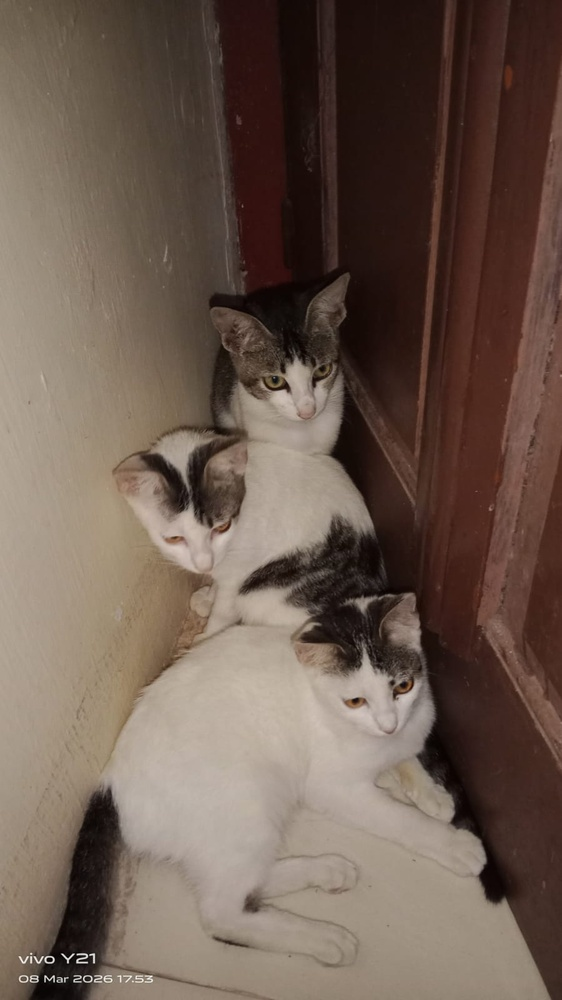
#> input picture Gambar.jpeg, 562 x 1000 px, shrunk from 900 x 1600 before the run
$ jupyter execute Tugas2_ImageProcessing_Histogram_Normalization_Dan_Histogram_Equalization_ipynb.ipynb
#> lines starting #> are read from the running program, lines starting #| are printed output that depends on the picture
<a href="https://colab.research.google.com/github/fikhrihanif/Fikhri-Hanif-Histogram-Normalization-Dan-Histogram-Equalization/blob/main/Tugas2_ImageProcessing_Histogram_Normalization_Dan_Histogram_Equalization_ipynb.ipynb" target="_parent"></a>

Import Library

[cell 1]
import cv2
import numpy as np
import matplotlib.pyplot as plt

Baca Gambar

[cell 2]
image = cv2.imread('Gambar.jpeg')
#> image is the input picture: shape (1000, 562, 3); mean B, G, R 80, 91.2, 109.1

gray = cv2.cvtColor(image, cv2.COLOR_BGR2GRAY)
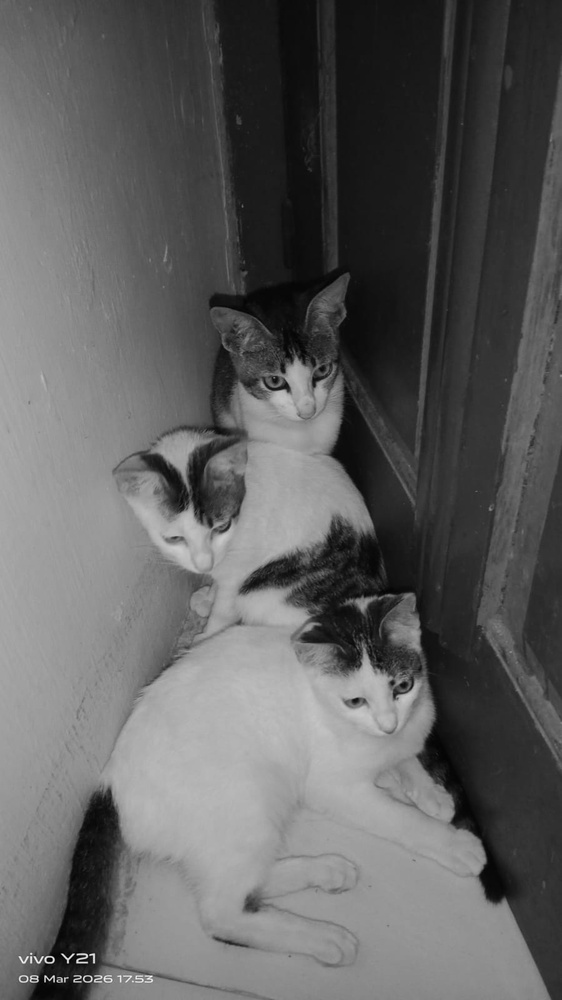
#> gray: shape (1000, 562); min 0, max 250, mean 95.3

plt.imshow(gray, cmap='gray')
plt.title("Citra Grayscale")
plt.axis("off")
plt.show()

Menghitung Histogram Manual

[cell 3]
histogram = np.zeros(256)

for pixel in gray.flatten():
    histogram[pixel] += 1
#> this loop made 562000 passes
#> pixel on passes 1 to 3: 97, 99, 95
#> after the loop, histogram = 256 values, max 8556 at index 25, min 0 at index 251, mean 2195.3

Histogram Sebelum Normalisasi

[cell 4]
plt.figure()
plt.title("Histogram Sebelum Normalisasi")
plt.xlabel("Nilai Intensitas")
plt.ylabel("Frekuensi")
plt.plot(histogram)
plt.show()
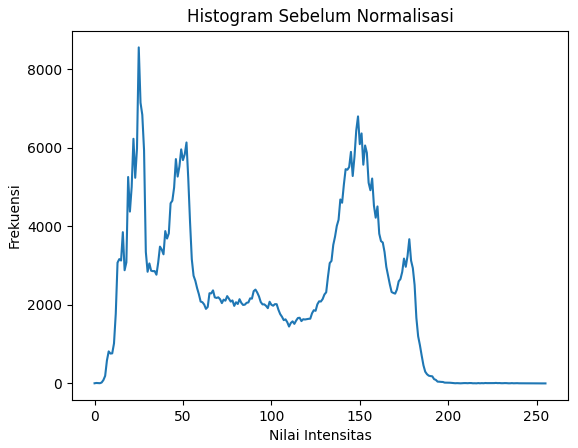
#> figure drawn by matplotlib, 1 panel; curve peaks at x = 25, y = 8556

Normalisasi Histogram

[cell 5]
total_pixels = gray.shape[0] * gray.shape[1]
#> total_pixels = 562000

normalized_histogram = histogram / total_pixels
#> normalized_histogram = 256 values, max 0.0152 at index 25, min 0 at index 251, mean 0.00391

Histogram Setelah Normalisasi

[cell 6]
plt.figure()
plt.title("Histogram Setelah Normalisasi")
plt.xlabel("Nilai Intensitas")
plt.ylabel("Probabilitas")
plt.plot(normalized_histogram)
plt.show()
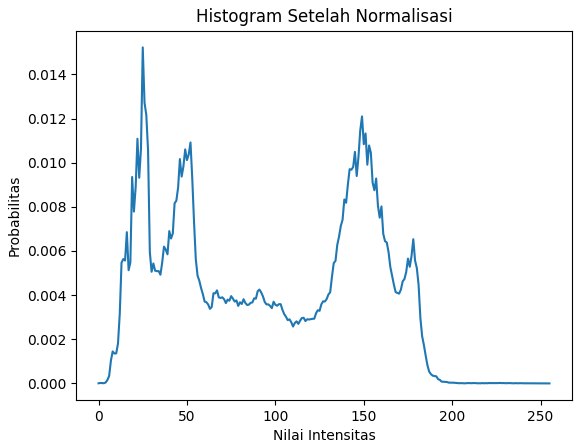
#> figure drawn by matplotlib, 1 panel; curve peaks at x = 25, y = 0.0152

Menghitung CDF

[cell 7]
cdf = np.zeros(256)
cdf[0] = normalized_histogram[0]

for i in range(1,256):
    cdf[i] = cdf[i-1] + normalized_histogram[i]
#> after the loop, cdf = 256 values from 5.34e-06 to 1

Transformasi Histogram Equalization

[cell 8]
equalization_map = np.floor(255 * cdf).astype(np.uint8)
#> equalization_map = 256 values from 0 to 254

Membuat Citra Hasil Equalization

[cell 9]
equalized_image = equalization_map[gray]
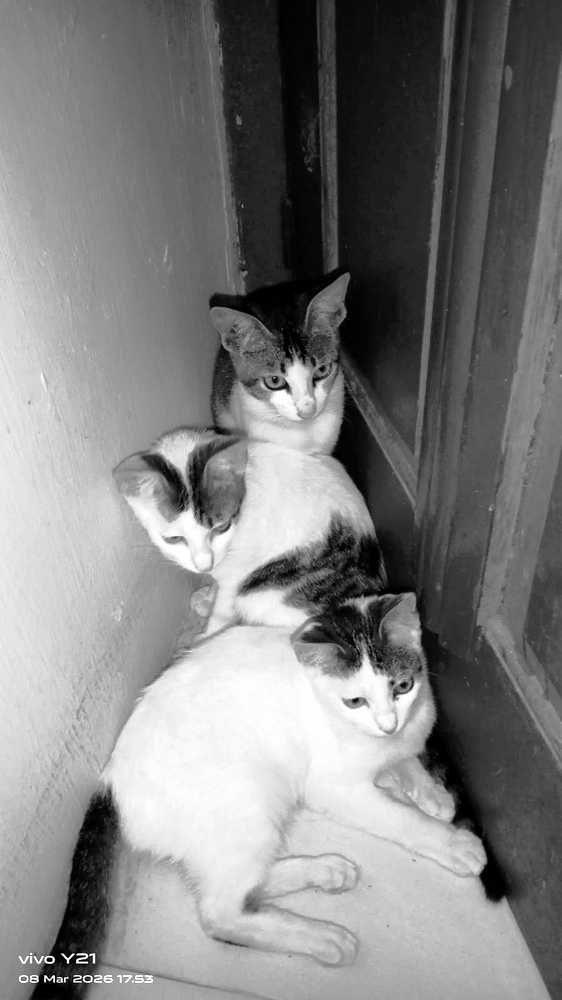
#> equalized_image: shape (1000, 562); min 0, max 254, mean 127.9

Hasil Equalization

[cell 10]
plt.imshow(equalized_image, cmap='gray')
plt.title("Citra Setelah Histogram Equalization")
plt.axis("off")
plt.show()

Histogram Setelah Equalization

[cell 11]
hist_eq = np.zeros(256)

for pixel in equalized_image.flatten():
    hist_eq[pixel] += 1
#> this loop made 562000 passes
#> pixel on passes 1 to 3: 130, 132, 129
#> after the loop, hist_eq = 256 values, max 8556 at index 29, min 0 at index 3, mean 2195.3

plt.figure()
plt.title("Histogram Setelah Equalization")
plt.xlabel("Nilai Intensitas")
plt.ylabel("Frekuensi")
plt.plot(hist_eq)
plt.show()
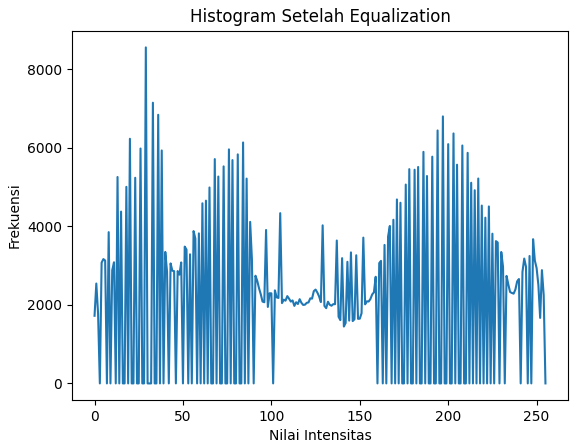
#> figure drawn by matplotlib, 1 panel; curve peaks at x = 29, y = 8556

[cell 12]
print("Nilai pixel asli:")
print(gray[0:5,0:5])
#| [[ 97  99  95  94  95]
#|  [ 99 102  99  97  98]
#|  [ 99 103 100 100 101]
#|  [ 99 102 101 101 103]
#|  [100 103 101 101 103]]

print("Nilai pixel setelah equalization:")
print(equalized_image[0:5,0:5])
#| [[130 132 129 128 129]
#|  [132 135 132 130 131]
#|  [132 136 133 133 134]
#|  [132 135 134 134 136]
#|  [133 136 134 134 136]]
